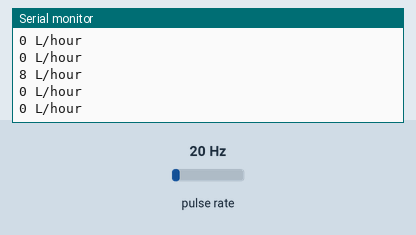
This sketch was run on a simulated Arduino Uno, built with avr-gcc and run on an emulated ATmega328P. On the bench: the last lines printed to the serial monitor. Wiring (inferred from the names in the program): pulse sensor: data pin 2. The test bench sets the inputs (shaded band); at power-on: pulse rate 20 Hz.

Above: at 1.2 s.
1.3 s: pulse rate (sensor on pin 2) set to 100 Hz
At 2.3 s:
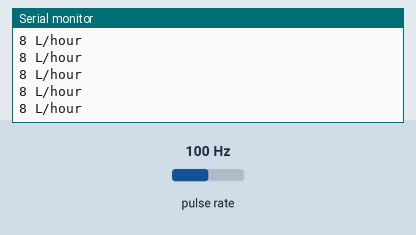
4.3 s: pulse rate (sensor on pin 2) set to 196 Hz
At 5.1 s:
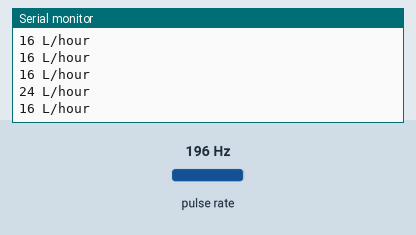
7.3 s: pulse rate (sensor on pin 2) set to 100 Hz
At 8.3 s:
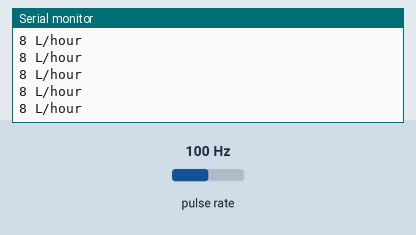
10.3 s: pulse rate (sensor on pin 2) set to 4 Hz
At 11.0 s:
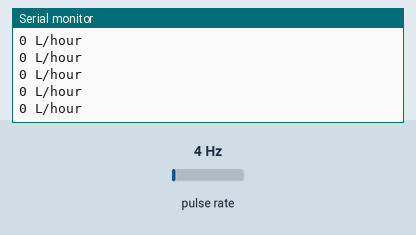
13.3 s: pulse rate (sensor on pin 2) set to 150 Hz
At 13.9 s:
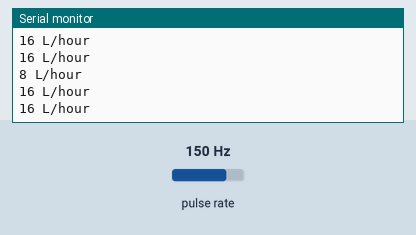
Timing chart, 0 to 16.3 s (numbered marks = the images above; inputs shaded):
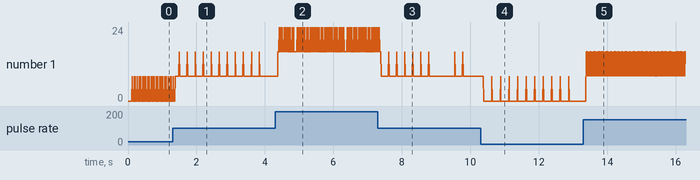

Measured:
- after the input at 1.3 s, the serial monitor: prints a new line after 0.20 s (image 1)
- after the input at 4.3 s, the serial monitor: prints a new line after 0.11 s (image 2)
- after the input at 10.3 s, the serial monitor: prints a new line after 0.09 s (image 4)
- after the input at 13.3 s, the serial monitor: prints a new line after 0.09 s (image 5)
- plotted number 1: 8 → 24 after the input at 4.3 s, 8 → 0 after the input at 10.3 s, 0 → 16 after the input at 13.3 s

The sketch:

ex02_1_flowMeterAnalogue.ino
```cpp
/*
YF‐ S201 Water Flow Sensor
Water Flow Sensor output processed to read in litres/hour
*/
volatile int flow_frequency;      // Measures flow sensor pulses
unsigned int l_hour;              // Calculated litres/hour
unsigned char flowsensor = 2;     // Sensor Input (default = D-2)
unsigned long currentTime;
unsigned long cloopTime;

// Interrupt function
void flow()  {
 flow_frequency++;
}

void setup()  {
   pinMode(flowsensor, INPUT);
   digitalWrite(flowsensor, HIGH);    // D-2 = SET High

   Serial.begin(9600);
   attachInterrupt(0, flow, RISING);  // Setup Interrupt

   sei();                             // Enable interrupts for ATmega8 function
   currentTime = millis();
   cloopTime = currentTime;
}


void loop ()  {
   currentTime = millis();
   // Every second, calculate and print litres/hour
   if(currentTime = (cloopTime + 1000))
   {
      cloopTime = currentTime; // Updates cloopTime
      // Pulse frequency (Hz) = 7.5Q, Q is flow rate in L/min.
      l_hour = (flow_frequency * 60 / 7.5); // (Pulse frequency x 60 min) / 7.5Q = flowrate in L/hour
      flow_frequency = 0; // Reset Counter
      Serial.print(l_hour, DEC); // Print litres/hour
      Serial.println(" L/hour");
   }
}
```
